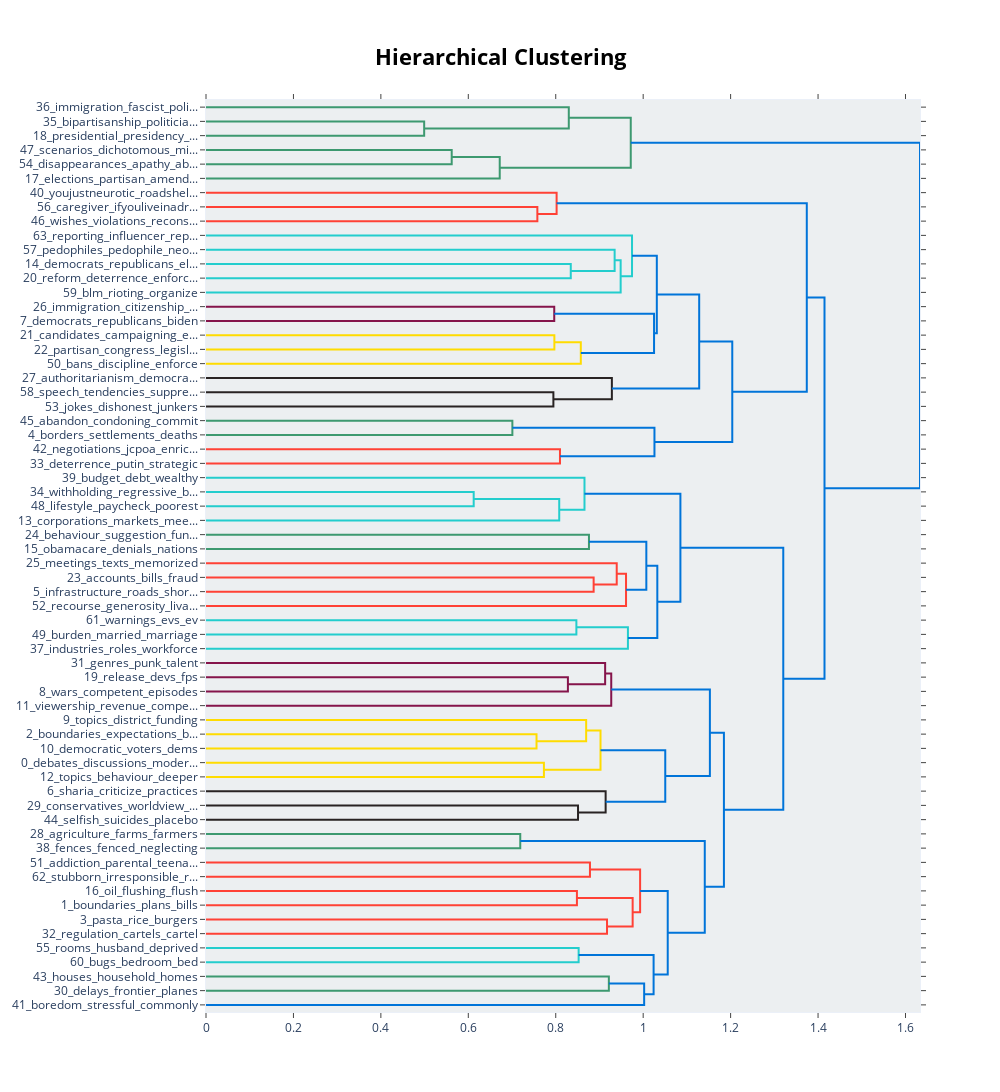

The cell this chart's notebook holds for it:
### Code cell
topic_model.visualize_hierarchy()

### Figure 1 — Plotly figure (JSON) as saved in the notebook; plotly's stock layout.template omitted (floating-point values rounded to 4 significant figures)
{"data": [{"hoverinfo": "text", "marker": {"color": "rgb(61,153,112)"}, "mode": "lines", "type": "scatter", "x": [0.0, 0.499, 0.499, 0.0], "xaxis": "x", "y": [-15.0, -15.0, -25.0, -25.0], "yaxis": "y"}, {"hoverinfo": "text", "marker": {"color": "rgb(61,153,112)"}, "mode": "lines", "type": "scatter", "x": [0.0, 0.8298, 0.8298, 0.499], "xaxis": "x", "y": [-5.0, -5.0, -20.0, -20.0], "yaxis": "y"}, {"hoverinfo": "text", "marker": {"color": "rgb(61,153,112)"}, "mode": "lines", "type": "scatter", "x": [0.0, 0.562, 0.562, 0.0], "xaxis": "x", "y": [-35.0, -35.0, -45.0, -45.0], "yaxis": "y"}, {"hoverinfo": "text", "marker": {"color": "rgb(61,153,112)"}, "mode": "lines", "type": "scatter", "x": [0.562, 0.6719, 0.6719, 0.0], "xaxis": "x", "y": [-40.0, -40.0, -55.0, -55.0], "yaxis": "y"}, {"hoverinfo": "text", "marker": {"color": "rgb(61,153,112)"}, "mode": "lines", "type": "scatter", "x": [0.8298, 0.9716, 0.9716, 0.6719], "xaxis": "x", "y": [-12.5, -12.5, -47.5, -47.5], "yaxis": "y"}, {"hoverinfo": "text", "marker": {"color": "rgb(255,65,54)"}, "mode": "lines", "type": "scatter", "x": [0.0, 0.758, 0.758, 0.0], "xaxis": "x", "y": [-75.0, -75.0, -85.0, -85.0], "yaxis": "y"}, {"hoverinfo": "text", "marker": {"color": "rgb(255,65,54)"}, "mode": "lines", "type": "scatter", "x": [0.0, 0.802, 0.802, 0.758], "xaxis": "x", "y": [-65.0, -65.0, -80.0, -80.0], "yaxis": "y"}, {"hoverinfo": "text", "marker": {"color": "rgb(35,205,205)"}, "mode": "lines", "type": "scatter", "x": [0.0, 0.8344, 0.8344, 0.0], "xaxis": "x", "y": [-115.0, -115.0, -125.0, -125.0], "yaxis": "y"}, {"hoverinfo": "text", "marker": {"color": "rgb(35,205,205)"}, "mode": "lines", "type": "scatter", "x": [0.0, 0.9347, 0.9347, 0.8344], "xaxis": "x", "y": [-105.0, -105.0, -120.0, -120.0], "yaxis": "y"}, {"hoverinfo": "text", "marker": {"color": "rgb(35,205,205)"}, "mode": "lines", "type": "scatter", "x": [0.9347, 0.9485, 0.9485, 0.0], "xaxis": "x", "y": [-112.5, -112.5, -135.0, -135.0], "yaxis": "y"}, {"hoverinfo": "text", "marker": {"color": "rgb(35,205,205)"}, "mode": "lines", "type": "scatter", "x": [0.0, 0.9745, 0.9745, 0.9485], "xaxis": "x", "y": [-95.0, -95.0, -123.8, -123.8], "yaxis": "y"}, {"hoverinfo": "text", "marker": {"color": "rgb(133,20,75)"}, "mode": "lines", "type": "scatter", "x": [0.0, 0.7966, 0.7966, 0.0], "xaxis": "x", "y": [-145.0, -145.0, -155.0, -155.0], "yaxis": "y"}, {"hoverinfo": "text", "marker": {"color": "rgb(255,220,0)"}, "mode": "lines", "type": "scatter", "x": [0.0, 0.7969, 0.7969, 0.0], "xaxis": "x", "y": [-165.0, -165.0, -175.0, -175.0], "yaxis": "y"}, {"hoverinfo": "text", "marker": {"color": "rgb(255,220,0)"}, "mode": "lines", "type": "scatter", "x": [0.7969, 0.8573, 0.8573, 0.0], "xaxis": "x", "y": [-170.0, -170.0, -185.0, -185.0], "yaxis": "y"}, {"hoverinfo": "text", "marker": {"color": "rgb(0,116,217)"}, "mode": "lines", "type": "scatter", "x": [0.7966, 1.025, 1.025, 0.8573], "xaxis": "x", "y": [-150.0, -150.0, -177.5, -177.5], "yaxis": "y"}, {"hoverinfo": "text", "marker": {"color": "rgb(0,116,217)"}, "mode": "lines", "type": "scatter", "x": [0.9745, 1.031, 1.031, 1.025], "xaxis": "x", "y": [-109.4, -109.4, -163.8, -163.8], "yaxis": "y"}, {"hoverinfo": "text", "marker": {"color": "rgb(40,35,35)"}, "mode": "lines", "type": "scatter", "x": [0.0, 0.7946, 0.7946, 0.0], "xaxis": "x", "y": [-205.0, -205.0, -215.0, -215.0], "yaxis": "y"}, {"hoverinfo": "text", "marker": {"color": "rgb(40,35,35)"}, "mode": "lines", "type": "scatter", "x": [0.0, 0.9284, 0.9284, 0.7946], "xaxis": "x", "y": [-195.0, -195.0, -210.0, -210.0], "yaxis": "y"}, {"hoverinfo": "text", "marker": {"color": "rgb(0,116,217)"}, "mode": "lines", "type": "scatter", "x": [1.031, 1.128, 1.128, 0.9284], "xaxis": "x", "y": [-136.6, -136.6, -202.5, -202.5], "yaxis": "y"}, {"hoverinfo": "text", "marker": {"color": "rgb(61,153,112)"}, "mode": "lines", "type": "scatter", "x": [0.0, 0.7008, 0.7008, 0.0], "xaxis": "x", "y": [-225.0, -225.0, -235.0, -235.0], "yaxis": "y"}, {"hoverinfo": "text", "marker": {"color": "rgb(255,65,54)"}, "mode": "lines", "type": "scatter", "x": [0.0, 0.8097, 0.8097, 0.0], "xaxis": "x", "y": [-245.0, -245.0, -255.0, -255.0], "yaxis": "y"}, {"hoverinfo": "text", "marker": {"color": "rgb(0,116,217)"}, "mode": "lines", "type": "scatter", "x": [0.7008, 1.026, 1.026, 0.8097], "xaxis": "x", "y": [-230.0, -230.0, -250.0, -250.0], "yaxis": "y"}, {"hoverinfo": "text", "marker": {"color": "rgb(0,116,217)"}, "mode": "lines", "type": "scatter", "x": [1.128, 1.204, 1.204, 1.026], "xaxis": "x", "y": [-169.5, -169.5, -240.0, -240.0], "yaxis": "y"}, {"hoverinfo": "text", "marker": {"color": "rgb(0,116,217)"}, "mode": "lines", "type": "scatter", "x": [0.802, 1.374, 1.374, 1.204], "xaxis": "x", "y": [-72.5, -72.5, -204.8, -204.8], "yaxis": "y"}, {"hoverinfo": "text", "marker": {"color": "rgb(35,205,205)"}, "mode": "lines", "type": "scatter", "x": [0.0, 0.6123, 0.6123, 0.0], "xaxis": "x", "y": [-275.0, -275.0, -285.0, -285.0], "yaxis": "y"}, {"hoverinfo": "text", "marker": {"color": "rgb(35,205,205)"}, "mode": "lines", "type": "scatter", "x": [0.6123, 0.808, 0.808, 0.0], "xaxis": "x", "y": [-280.0, -280.0, -295.0, -295.0], "yaxis": "y"}, {"hoverinfo": "text", "marker": {"color": "rgb(35,205,205)"}, "mode": "lines", "type": "scatter", "x": [0.0, 0.8658, 0.8658, 0.808], "xaxis": "x", "y": [-265.0, -265.0, -287.5, -287.5], "yaxis": "y"}, {"hoverinfo": "text", "marker": {"color": "rgb(61,153,112)"}, "mode": "lines", "type": "scatter", "x": [0.0, 0.876, 0.876, 0.0], "xaxis": "x", "y": [-305.0, -305.0, -315.0, -315.0], "yaxis": "y"}, {"hoverinfo": "text", "marker": {"color": "rgb(255,65,54)"}, "mode": "lines", "type": "scatter", "x": [0.0, 0.8867, 0.8867, 0.0], "xaxis": "x", "y": [-335.0, -335.0, -345.0, -345.0], "yaxis": "y"}, {"hoverinfo": "text", "marker": {"color": "rgb(255,65,54)"}, "mode": "lines", "type": "scatter", "x": [0.0, 0.9395, 0.9395, 0.8867], "xaxis": "x", "y": [-325.0, -325.0, -340.0, -340.0], "yaxis": "y"}, {"hoverinfo": "text", "marker": {"color": "rgb(255,65,54)"}, "mode": "lines", "type": "scatter", "x": [0.9395, 0.9608, 0.9608, 0.0], "xaxis": "x", "y": [-332.5, -332.5, -355.0, -355.0], "yaxis": "y"}, {"hoverinfo": "text", "marker": {"color": "rgb(0,116,217)"}, "mode": "lines", "type": "scatter", "x": [0.876, 1.007, 1.007, 0.9608], "xaxis": "x", "y": [-310.0, -310.0, -343.8, -343.8], "yaxis": "y"}, {"hoverinfo": "text", "marker": {"color": "rgb(35,205,205)"}, "mode": "lines", "type": "scatter", "x": [0.0, 0.8472, 0.8472, 0.0], "xaxis": "x", "y": [-365.0, -365.0, -375.0, -375.0], "yaxis": "y"}, {"hoverinfo": "text", "marker": {"color": "rgb(35,205,205)"}, "mode": "lines", "type": "scatter", "x": [0.8472, 0.9651, 0.9651, 0.0], "xaxis": "x", "y": [-370.0, -370.0, -385.0, -385.0], "yaxis": "y"}, {"hoverinfo": "text", "marker": {"color": "rgb(0,116,217)"}, "mode": "lines", "type": "scatter", "x": [1.007, 1.032, 1.032, 0.9651], "xaxis": "x", "y": [-326.9, -326.9, -377.5, -377.5], "yaxis": "y"}, {"hoverinfo": "text", "marker": {"color": "rgb(0,116,217)"}, "mode": "lines", "type": "scatter", "x": [0.8658, 1.085, 1.085, 1.032], "xaxis": "x", "y": [-276.2, -276.2, -352.2, -352.2], "yaxis": "y"}, {"hoverinfo": "text", "marker": {"color": "rgb(133,20,75)"}, "mode": "lines", "type": "scatter", "x": [0.0, 0.8278, 0.8278, 0.0], "xaxis": "x", "y": [-405.0, -405.0, -415.0, -415.0], "yaxis": "y"}, {"hoverinfo": "text", "marker": {"color": "rgb(133,20,75)"}, "mode": "lines", "type": "scatter", "x": [0.0, 0.913, 0.913, 0.8278], "xaxis": "x", "y": [-395.0, -395.0, -410.0, -410.0], "yaxis": "y"}, {"hoverinfo": "text", "marker": {"color": "rgb(133,20,75)"}, "mode": "lines", "type": "scatter", "x": [0.913, 0.9269, 0.9269, 0.0], "xaxis": "x", "y": [-402.5, -402.5, -425.0, -425.0], "yaxis": "y"}, {"hoverinfo": "text", "marker": {"color": "rgb(255,220,0)"}, "mode": "lines", "type": "scatter", "x": [0.0, 0.756, 0.756, 0.0], "xaxis": "x", "y": [-445.0, -445.0, -455.0, -455.0], "yaxis": "y"}, {"hoverinfo": "text", "marker": {"color": "rgb(255,220,0)"}, "mode": "lines", "type": "scatter", "x": [0.0, 0.8696, 0.8696, 0.756], "xaxis": "x", "y": [-435.0, -435.0, -450.0, -450.0], "yaxis": "y"}, {"hoverinfo": "text", "marker": {"color": "rgb(255,220,0)"}, "mode": "lines", "type": "scatter", "x": [0.0, 0.773, 0.773, 0.0], "xaxis": "x", "y": [-465.0, -465.0, -475.0, -475.0], "yaxis": "y"}, {"hoverinfo": "text", "marker": {"color": "rgb(255,220,0)"}, "mode": "lines", "type": "scatter", "x": [0.8696, 0.9024, 0.9024, 0.773], "xaxis": "x", "y": [-442.5, -442.5, -470.0, -470.0], "yaxis": "y"}, {"hoverinfo": "text", "marker": {"color": "rgb(40,35,35)"}, "mode": "lines", "type": "scatter", "x": [0.0, 0.851, 0.851, 0.0], "xaxis": "x", "y": [-495.0, -495.0, -505.0, -505.0], "yaxis": "y"}, {"hoverinfo": "text", "marker": {"color": "rgb(40,35,35)"}, "mode": "lines", "type": "scatter", "x": [0.0, 0.9141, 0.9141, 0.851], "xaxis": "x", "y": [-485.0, -485.0, -500.0, -500.0], "yaxis": "y"}, {"hoverinfo": "text", "marker": {"color": "rgb(0,116,217)"}, "mode": "lines", "type": "scatter", "x": [0.9024, 1.05, 1.05, 0.9141], "xaxis": "x", "y": [-456.2, -456.2, -492.5, -492.5], "yaxis": "y"}, {"hoverinfo": "text", "marker": {"color": "rgb(0,116,217)"}, "mode": "lines", "type": "scatter", "x": [0.9269, 1.153, 1.153, 1.05], "xaxis": "x", "y": [-413.8, -413.8, -474.4, -474.4], "yaxis": "y"}, {"hoverinfo": "text", "marker": {"color": "rgb(61,153,112)"}, "mode": "lines", "type": "scatter", "x": [0.0, 0.7188, 0.7188, 0.0], "xaxis": "x", "y": [-515.0, -515.0, -525.0, -525.0], "yaxis": "y"}, {"hoverinfo": "text", "marker": {"color": "rgb(255,65,54)"}, "mode": "lines", "type": "scatter", "x": [0.0, 0.8783, 0.8783, 0.0], "xaxis": "x", "y": [-535.0, -535.0, -545.0, -545.0], "yaxis": "y"}, {"hoverinfo": "text", "marker": {"color": "rgb(255,65,54)"}, "mode": "lines", "type": "scatter", "x": [0.0, 0.8484, 0.8484, 0.0], "xaxis": "x", "y": [-555.0, -555.0, -565.0, -565.0], "yaxis": "y"}, {"hoverinfo": "text", "marker": {"color": "rgb(255,65,54)"}, "mode": "lines", "type": "scatter", "x": [0.0, 0.9173, 0.9173, 0.0], "xaxis": "x", "y": [-575.0, -575.0, -585.0, -585.0], "yaxis": "y"}, {"hoverinfo": "text", "marker": {"color": "rgb(255,65,54)"}, "mode": "lines", "type": "scatter", "x": [0.8484, 0.9759, 0.9759, 0.9173], "xaxis": "x", "y": [-560.0, -560.0, -580.0, -580.0], "yaxis": "y"}, {"hoverinfo": "text", "marker": {"color": "rgb(255,65,54)"}, "mode": "lines", "type": "scatter", "x": [0.8783, 0.993, 0.993, 0.9759], "xaxis": "x", "y": [-540.0, -540.0, -570.0, -570.0], "yaxis": "y"}, {"hoverinfo": "text", "marker": {"color": "rgb(35,205,205)"}, "mode": "lines", "type": "scatter", "x": [0.0, 0.8524, 0.8524, 0.0], "xaxis": "x", "y": [-595.0, -595.0, -605.0, -605.0], "yaxis": "y"}, {"hoverinfo": "text", "marker": {"color": "rgb(61,153,112)"}, "mode": "lines", "type": "scatter", "x": [0.0, 0.9215, 0.9215, 0.0], "xaxis": "x", "y": [-615.0, -615.0, -625.0, -625.0], "yaxis": "y"}, {"hoverinfo": "text", "marker": {"color": "rgb(0,116,217)"}, "mode": "lines", "type": "scatter", "x": [0.9215, 1.002, 1.002, 0.0], "xaxis": "x", "y": [-620.0, -620.0, -635.0, -635.0], "yaxis": "y"}, {"hoverinfo": "text", "marker": {"color": "rgb(0,116,217)"}, "mode": "lines", "type": "scatter", "x": [0.8524, 1.024, 1.024, 1.002], "xaxis": "x", "y": [-600.0, -600.0, -627.5, -627.5], "yaxis": "y"}, {"hoverinfo": "text", "marker": {"color": "rgb(0,116,217)"}, "mode": "lines", "type": "scatter", "x": [0.993, 1.056, 1.056, 1.024], "xaxis": "x", "y": [-555.0, -555.0, -613.8, -613.8], "yaxis": "y"}, {"hoverinfo": "text", "marker": {"color": "rgb(0,116,217)"}, "mode": "lines", "type": "scatter", "x": [0.7188, 1.141, 1.141, 1.056], "xaxis": "x", "y": [-520.0, -520.0, -584.4, -584.4], "yaxis": "y"}, {"hoverinfo": "text", "marker": {"color": "rgb(0,116,217)"}, "mode": "lines", "type": "scatter", "x": [1.153, 1.185, 1.185, 1.141], "xaxis": "x", "y": [-444.1, -444.1, -552.2, -552.2], "yaxis": "y"}, {"hoverinfo": "text", "marker": {"color": "rgb(0,116,217)"}, "mode": "lines", "type": "scatter", "x": [1.085, 1.32, 1.32, 1.185], "xaxis": "x", "y": [-314.2, -314.2, -498.1, -498.1], "yaxis": "y"}, {"hoverinfo": "text", "marker": {"color": "rgb(0,116,217)"}, "mode": "lines", "type": "scatter", "x": [1.374, 1.415, 1.415, 1.32], "xaxis": "x", "y": [-138.6, -138.6, -406.2, -406.2], "yaxis": "y"}, {"hoverinfo": "text", "marker": {"color": "rgb(0,116,217)"}, "mode": "lines", "type": "scatter", "x": [0.9716, 1.633, 1.633, 1.415], "xaxis": "x", "y": [-30.0, -30.0, -272.4, -272.4], "yaxis": "y"}], "layout": {"autosize": false, "height": 1160, "hoverlabel": {"bgcolor": "white", "font": {"family": "Rockwell", "size": 16}}, "hovermode": "closest", "plot_bgcolor": "#ECEFF1", "showlegend": false, "title": {"font": {"color": "Black", "size": 22}, "text": "<b>Hierarchical Clustering</b>", "x": 0.5, "xanchor": "center", "yanchor": "top"}, "width": 1000, "xaxis": {"mirror": "allticks", "rangemode": "tozero", "showgrid": false, "showline": true, "showticklabels": true, "ticks": "outside", "type": "linear", "zeroline": false}, "yaxis": {"mirror": "allticks", "range": [-640, 0], "rangemode": "tozero", "showgrid": false, "showline": true, "showticklabels": true, "tickmode": "array", "ticks": "outside", "ticktext": ["36_immigration_fascist_poli...", "35_bipartisanship_politicia...", "18_presidential_presidency_...", "47_scenarios_dichotomous_mi...", "54_disappearances_apathy_ab...", "17_elections_partisan_amend...", "40_youjustneurotic_roadshel...", "56_caregiver_ifyouliveinadr...", "46_wishes_violations_recons...", "63_reporting_influencer_rep...", "57_pedophiles_pedophile_neo...", "14_democrats_republicans_el...", "20_reform_deterrence_enforc...", "59_blm_rioting_organize", "26_immigration_citizenship_...", "7_democrats_republicans_biden", "21_candidates_campaigning_e...", "22_partisan_congress_legisl...", "50_bans_discipline_enforce", "27_authoritarianism_democra...", "58_speech_tendencies_suppre...", "53_jokes_dishonest_junkers", "45_abandon_condoning_commit", "4_borders_settlements_deaths", "42_negotiations_jcpoa_enric...", "33_deterrence_putin_strategic", "39_budget_debt_wealthy", "34_withholding_regressive_b...", "48_lifestyle_paycheck_poorest", "13_corporations_markets_mee...", "24_behaviour_suggestion_fun...", "15_obamacare_denials_nations", "25_meetings_texts_memorized", "23_accounts_bills_fraud", "5_infrastructure_roads_shor...", "52_recourse_generosity_liva...", "61_warnings_evs_ev", "49_burden_married_marriage", "37_industries_roles_workforce", "31_genres_punk_talent", "19_release_devs_fps", "8_wars_competent_episodes", "11_viewership_revenue_compe...", "9_topics_district_funding", "2_boundaries_expectations_b...", "10_democratic_voters_dems", "0_debates_discussions_moder...", "12_topics_behaviour_deeper", "6_sharia_criticize_practices", "29_conservatives_worldview_...", "44_selfish_suicides_placebo", "28_agriculture_farms_farmers", "38_fences_fenced_neglecting", "51_addiction_parental_teena...", "62_stubborn_irresponsible_r...", "16_oil_flushing_flush", "1_boundaries_plans_bills", "3_pasta_rice_burgers", "32_regulation_cartels_cartel", "55_rooms_husband_deprived", "60_bugs_bedroom_bed", "43_houses_household_homes", "30_delays_frontier_planes", "41_boredom_stressful_commonly"], "tickvals": [-5, -15, -25, -35, -45, -55, -65, -75, -85, -95, -105, -115, -125, -135, -145, -155, -165, -175, -185, -195, -205, -215, -225, -235, -245, -255, -265, -275, -285, -295, -305, -315, -325, -335, -345, -355, -365, -375, -385, -395, -405, -415, -425, -435, -445, -455, -465, -475, -485, -495, -505, -515, -525, -535, -545, -555, -565, -575, -585, -595, -605, -615, -625, -635], "type": "linear", "zeroline": false}}}
